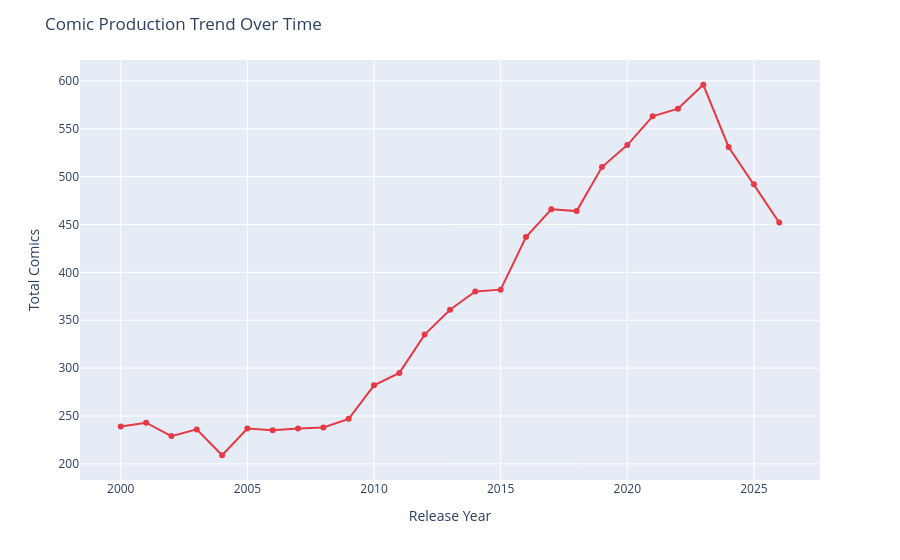

Notebook code for this chart:
### Markdown cell above
# Top Performing Genres by Audience Rating

1. **Adventure/Action Dominates the Chart** : Adventure/Action leads all genres with a near-perfect rating close to 9.8/10,suggesting audiences strongly favour high-energy, escapist content over slower-paced or niche storytelling formats.

2. **Action-Hybrid Genres Sweep the Top 4** : The top 4 spots are all Action-blended genres (Adventure/Action,Historical/Action, Action/Mystery, Action/Sci-Fi), confirming that pairing Action with any secondary genre is a reliable formula for high audience satisfaction.

3. **Sharp Drop-Off After the Top 4** : Ratings fall noticeably from ~9.3 (top 4) to ~8.3 at rank 5 (Action/Supernatural), revealing a two-tier structure — a high-performing elite cluster and a large mid-tier pack bunched tightly between 8.0–8.3.

4. **Mid-Tier Genres Show Minimal Differentiation** : From rank 5 onward, roughly 20+ genres share ratings between 8.0 and 8.3  a spread of just 0.3 points. This plateau suggests audience perception of these genres is nearly interchangeable, making brand, cast, and production quality the real differentiators at this level.

5. **Niche and Drama-Heavy Genres Lag at the Tail** : Genres like Autobiography/Drama, Fantasy/Drama, and Literary/Drama anchor the bottom of the chart at ~7.8–8.0. Their lower ratings likely reflect a narrower audience base and higher expectation thresholds — viewers who seekout these genres tend to be more critical consumers.

### Code cell
# 2. How has comic production evolved over the years?

yearly=df.groupby('Release Year').size().reset_index(name='Total Comics')
yearly=yearly.sort_values('Release Year')

fig=px.line(
    yearly,
    x='Release Year',
    y='Total Comics',
    markers=True,
    color_discrete_sequence=['#e63946']
)

fig.update_layout(title='Comic Production Trend Over Time')
fig.show()

### Figure 1 — Plotly figure (JSON) as saved in the notebook; plotly's stock layout.template omitted (floating-point values rounded to 4 significant figures)
{"data": [{"hovertemplate": "Release Year=%{x}<br>Total Comics=%{y}<extra></extra>", "legendgroup": "", "line": {"color": "#e63946", "dash": "solid"}, "marker": {"symbol": "circle"}, "mode": "lines+markers", "name": "", "orientation": "v", "showlegend": false, "type": "scatter", "x": [2000, 2001, 2002, 2003, 2004, 2005, 2006, 2007, 2008, 2009, 2010, 2011, 2012, 2013, 2014, 2015, 2016, 2017, 2018, 2019, 2020, 2021, 2022, 2023, 2024, 2025, 2026], "xaxis": "x", "y": [239, 243, 229, 236, 209, 237, 235, 237, 238, 247, 282, 295, 335, 361, 380, 382, 437, 466, 464, 510, 533, 563, 571, 596, 531, 492, 452], "yaxis": "y"}], "layout": {"legend": {"tracegroupgap": 0}, "margin": {"t": 60}, "title": {"text": "Comic Production Trend Over Time"}, "xaxis": {"anchor": "y", "domain": [0, 1], "title": {"text": "Release Year"}}, "yaxis": {"anchor": "x", "domain": [0, 1], "title": {"text": "Total Comics"}}}}
